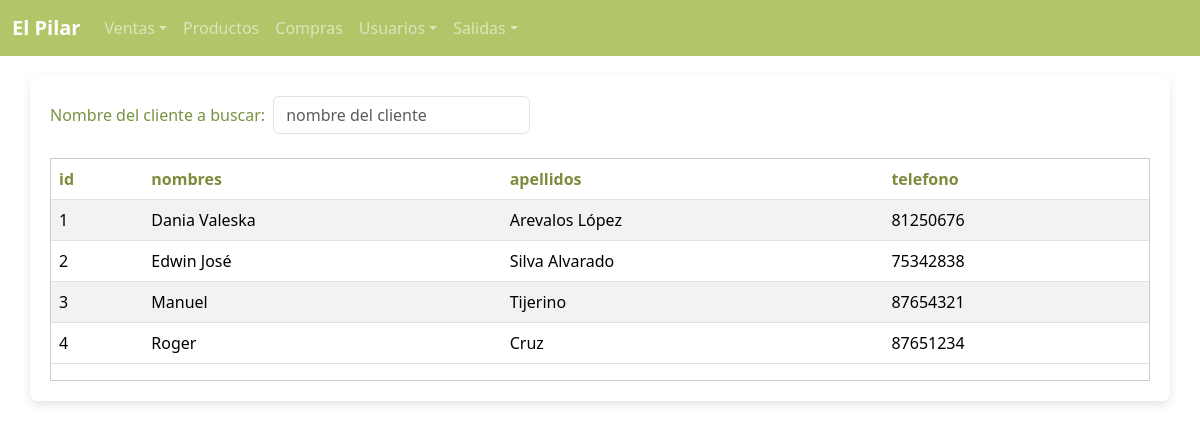
Before: /clientes with the older database file.
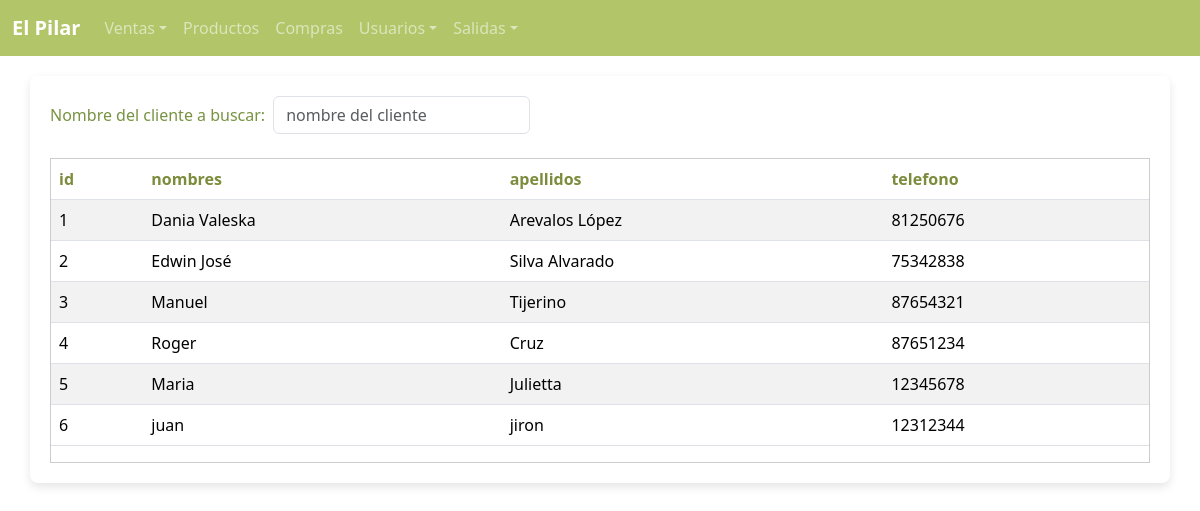
After: the same page with the newer database file.
### tables this page shows
CREATE TABLE Cliente (
    id INTEGER PRIMARY KEY AUTOINCREMENT,
    nombres NVARCHAR(30) NOT NULL,
    apellidos NVARCHAR(30) NULL,
    telefono NVARCHAR(8)
);

### app.py (the view)
@app.route('/clientes')
def clientes():
    try:
        query = text("SELECT * FROM Cliente")
        result = db.execute(query)
        clientes = result.fetchall()
        return render_template('clientes.html', clientes=clientes)
    except Exception as e:
        traceback.print_exc()
        return render_template('clientes.html')

### templates/clientes.html (shortened to what this page needs)
{% extends "layout.html" %}
{% block content %}
<main class="container" style="padding: 20px; border-radius: 8px; margin-top: 20px;">
    <div class="d-flex justify-content-between align-items-center mb-4">
        <form class="row g-2 align-items-center">
            <div class="col-auto">
              <label for="inputClient" class="form-label mb-0">Nombre del cliente a buscar: </label>
            </div>
            <div class="col-auto">
              <input type="text" class="form-control" id="inputClient" placeholder="nombre del cliente">
            </div>
        </form>
    </div>
<div class="table-container" id="tabla-productos" style="max-height: 400px; overflow-y: auto; border: 1px solid #ccc;">
    <table class="table table-striped table-hover">
        <thead>
            <tr>
                <th scope="col" style="color:#7c8c3c;">id</th>
                <th scope="col" style="color:#7c8c3c;">nombres</th>
                <th scope="col" style="color:#7c8c3c;">apellidos</th>
                <th scope="col" style="color:#7c8c3c;">telefono</th>
            </tr>
        </thead>
        <tbody>
        {% for cliente in clientes %}
        <tr class="us_cliente">
            <td>{{ cliente.id }}</td>
            <td>{{ cliente.nombres }}</td>
            <td>{{ cliente.apellidos }}</td>
            <td>{{ cliente.telefono }}</td>
        </tr>
        {% endfor %}
    </tbody>
    </table>
</div>
{% endblock  %}

### templates/layout.html (shortened to what this page needs)
<!DOCTYPE html>
<html lang="en">
<head>
    <link rel="stylesheet" href="{{ url_for('static', filename='style.css') }}">
    <link rel='stylesheet' href='https://cdn-uicons.flaticon.com/2.6.0/uicons-regular-rounded/css/uicons-regular-rounded.css'>
    <link href="https://cdn.jsdelivr.net/npm/bootstrap@5.3.2/dist/css/bootstrap.min.css" rel="stylesheet">
</head>
<body>
  <header>
    <nav class="navbar navbar-expand-lg navbar-dark bg-primary" id="navbar">
      <div class="container-fluid">
        <a class="navbar-brand" href="{{ url_for('index') }}"><strong>El Pilar</strong></a>
        <div class="collapse navbar-collapse" id="main_nav">
          <ul class="navbar-nav">
            <li class="nav-item dropdown" id="myDropdown">
              <a class="nav-link dropdown-toggle" href="#" data-bs-toggle="dropdown">Ventas</a>
            </li>
            <li class="nav-item">
              <a class="nav-link" href="{{ url_for('productos') }}">Productos</a>
            </li>
            <li class="nav-item">
              <a class="nav-link" href="{{ url_for('compras') }}">Compras</a>
            </li>
            <li class="nav-item dropdown">
              <a class="nav-link dropdown-toggle" href="#" data-bs-toggle="dropdown">Usuarios</a>
            </li>
            <li class="nav-item dropdown" id="myDropdown">
              <a class="nav-link dropdown-toggle" href="#" data-bs-toggle="dropdown">Salidas</a>
            </li>
          </ul>
        </div>
      </div>
    </nav>
  </header>
  {% block content %}
  {% endblock %}
</body>
</html>

### static/style.css (style rules this page uses)
.navbar.bg-primary { background-color: #B2C568 !important; color: white; }
body { background-color: #ECC199; }
.container { background-color: white; padding: 20px; border-radius: 8px; box-shadow: 0px 4px 10px rgba(0, 0, 0, 0.1); }
.form-label { color: #789342; }
.table { color: #548D95; }
.table thead { background-color: #B2C568; color: white; }

Changed rows visible on the page:
added Cliente: id "5", nombres "Maria", apellidos "Julietta", telefono "12345678"
added Cliente: id "6", nombres "juan", apellidos "jiron", telefono "12312344"
